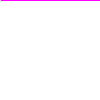
Frame 1 (no input)
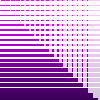
Frame 60 (the mouse pressed at the canvas centre just before this capture)
Frame 120 (the mouse held since frame 60 and released just before this capture): identical to frame 60, image omitted

The Processing sketch that drew these frames (run headless with seeded random() and noise(); from frame 60 on, the mouse is pressed at the canvas centre):

// Processing sketch: processing_118959
// ── processing_118959.pde

/*
  Horizontal and vertical lines with increasing weight and space between them
 with transparency
 */

int a=0;
float strokew=0.25; 
int colour=255;

void setup() {
  background(255);
  noSmooth();
}

void draw() {
  //   Horizontal lines    //  
  stroke(colour, 0, colour+30);
  strokeWeight(strokew);
  line(0, a, 100, a);

  //   Vertical lines    //
  // Color and transparency
  stroke(255, 255, 255, 200);
  line(a, 0, a, 100);

  //   Variable handling    //
  // Increase space
  a=a+5;
  // Increase weight
  strokew=strokew+0.25;
  // Change colour
  colour=colour-10;
}
